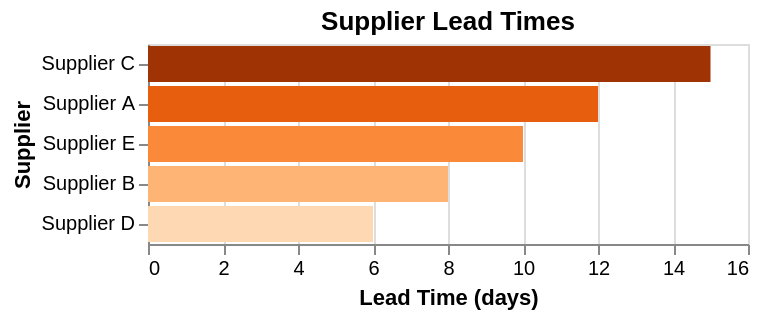

Express this chart as Vega-Lite.
### Vega-Lite specification from a JSON file in a GitHub repository (floating-point values rounded to 4 significant figures)
{"$schema": "https://vega.github.io/schema/vega-lite/v6.json", "description": "Supply chain lead times", "data": {"values": [{"supplier": "Supplier A", "leadTime": 12}, {"supplier": "Supplier B", "leadTime": 8}, {"supplier": "Supplier C", "leadTime": 15}, {"supplier": "Supplier D", "leadTime": 6}, {"supplier": "Supplier E", "leadTime": 10}]}, "mark": "bar", "encoding": {"y": {"field": "supplier", "type": "nominal", "axis": {"title": "Supplier"}, "sort": "-x"}, "x": {"field": "leadTime", "type": "quantitative", "axis": {"title": "Lead Time (days)"}}, "color": {"field": "leadTime", "type": "quantitative", "scale": {"scheme": "oranges"}, "legend": null}}, "title": "Supplier Lead Times"}
